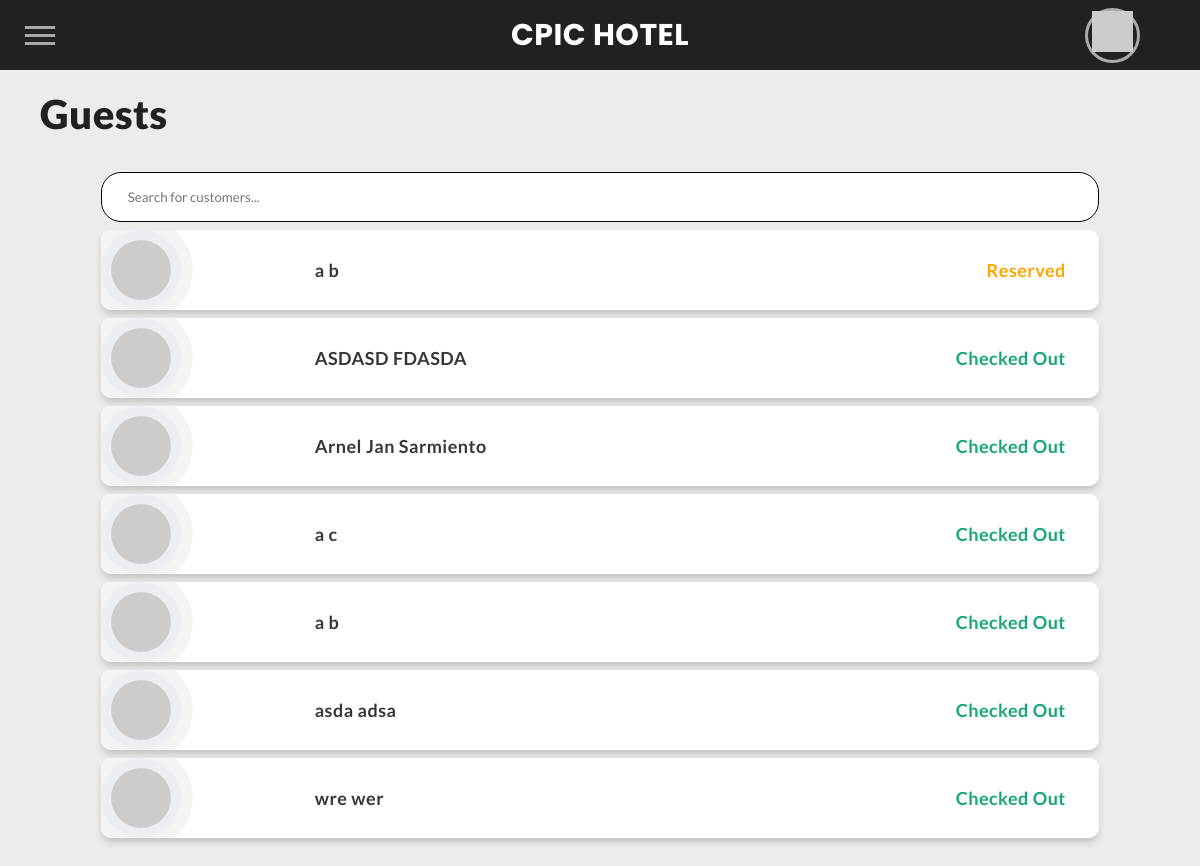
Page /customers (signed in) on the committed database.
### hotelSystem/models.py (models this page shows, shortened)
class Customer(models.Model):
    customer_id = models.BigAutoField(primary_key=True)
    first_name = models.CharField(max_length=50)
    middle_name = models.CharField(max_length=50, null=False, blank=True)
    last_name = models.CharField(max_length=50)
    contact_no = models.CharField(max_length=15)
    address = models.CharField(max_length=100)
    email_address = models.EmailField(null=True, blank=True)
    SEX_CHOICES = (
        ('M', 'Male',),
        ('F', 'Female',),
        ('O', 'Others',),
    )
    sex = models.CharField(
        max_length=20,
        choices=SEX_CHOICES,
        default=SEX_CHOICES[0][1]
    )
    STATUS_CHOICES = (
        ('NR', 'Not Reserved'),
        ('R', 'Reserved'),
        ('CI', 'Checked In'),
        ('CO', 'Checked Out')
    )
    status = models.CharField(
        max_length=20,
        choices=STATUS_CHOICES,
        default=STATUS_CHOICES[0][1]
    )
    user = models.ForeignKey(User, on_delete=models.CASCADE, null=True)
    class Meta:
        ordering = ['first_name', 'middle_name', 'last_name']

class User(AbstractUser):
    SEX_CHOICES = (
        ('M', 'Male',),
        ('F', 'Female',),
        ('O', 'Others',),
    )
    sex = models.CharField(
        max_length=20,
        choices=SEX_CHOICES,
        default=SEX_CHOICES[0][1]
    )

### hotelSystem/views.py (the view)
# urls.py: path("customers", views.customers, name="customers"),
@login_required(login_url='login')
def customers(request):
    if not request.user.groups.filter(name='Staff').exists():
        return HttpResponseRedirect(reverse("index"))
    page_title = "Guests"  # For page title as well as heading
    reservations = Customer.objects.filter(status = 'Reserved')
    no_reservations = Customer.objects.filter(status = 'Not Reserved')
    checked_in = Customer.objects.filter(status = 'Checked In')
    checked_out = Customer.objects.filter(status = 'Checked Out')
    if reservations.count() == 0 and no_reservations.count() == 0 and checked_in.count() == 0 and checked_out.count() == 0:
        return empty(request, "No guests found.", "There are no customers to display.")
    data = {
        'title': page_title,
        'no_reservations': no_reservations,
        'reservations': reservations,
        'checked_in': checked_in,
        'checked_out': checked_out
    }
    return render(request, "hotelSystem/customers.html", data)

### hotelSystem/templatetags/custom_tags.py (called while the page is built)
@register.filter
def has_group(user, group_name):
    return user.groups.filter(name=group_name).exists()

### hotelSystem/templates/hotelSystem/customers.html (shortened to what this page needs)
{% extends "hotelSystem/layout.html" %}
{% load static %}
{% block additional-static %}
    <link href="{% static 'hotelSystem/css/customers.css' %}" rel="stylesheet">
{% endblock %}
{% block body %}
    <h1>Guests</h1>
    <br>
    <main class="leaderboard__profiles">
        <input type="text" id="myInput" placeholder="Search for customers..." title="Type in a name">
        {% for c in reservations %}
            <a href="{% url 'customer_view' c.customer_id %}">
                <article class="leaderboard__profile">
                    {% if c.get_sex_display == 'Male'%}
                        <img src="https://avatars.dicebear.com/api/micah/{{c.user.first_name}}{{c.user.last_name}}.svg?hair[]=fonze&facialHairProbability=0&earringsProbability=0&baseColor[]=apricot" alt="Not Found" onerror=this.src="{% static 'hotelSystem/img/staff.png' %}" class="leaderboard__picture">
                    {% else %}
                        <img src="https://avatars.dicebear.com/api/micah/{{c.user.first_name}}{{c.user.last_name}}.svg?hair[]=full,pixie&facialHairProbability=0&baseColor[]=apricot" alt="Not Found" onerror=this.src="{% static 'hotelSystem/img/staff.png' %}" class="leaderboard__picture">
                    {% endif %}
                    <span class="leaderboard__name">{{c.user.first_name}} {{c.user.last_name}}</span>
                    <span id="reserved" class="leaderboard__value">Reserved</span>
                </article>
            </a>
        {% endfor %}
        {% for c in checked_out %}
            <a href="{% url 'customer_view' c.customer_id %}">
                <article class="leaderboard__profile">
                    {% if c.get_sex_display == 'Male'%}
                        <img src="https://avatars.dicebear.com/api/micah/{{c.user.first_name}}{{c.user.last_name}}.svg?hair[]=fonze&facialHairProbability=0&earringsProbability=0&baseColor[]=apricot" alt="Not Found" onerror=this.src="{% static 'hotelSystem/img/staff.png' %}" class="leaderboard__picture">
                    {% else %}
                    <img src="https://avatars.dicebear.com/api/micah/{{c.user.first_name}}{{c.user.last_name}}.svg?hair[]=full,pixie&facialHairProbability=0&baseColor[]=apricot" alt="Not Found" onerror=this.src="{% static 'hotelSystem/img/staff.png' %}" class="leaderboard__picture">
                    {% endif %}
                    <span class="leaderboard__name">{{c.user.first_name}} {{c.user.last_name}}</span>
                    <span id="checked_out" class="leaderboard__value">Checked Out</span>
                </article>
            </a>
        {% endfor %}
    </main>
{% endblock %}

### hotelSystem/static/hotelSystem/css/customers.css (style rules this page uses)
.leaderboard__profiles { background-color: transparent; border-radius: 0 0 12px 12px; padding: 15px 7% 20px; display: -ms-grid; display: grid; row-gap: 8px; }
.leaderboard__profile { display: -ms-grid; display: grid; -ms-grid-columns: 1fr 3fr 1fr; grid-template-columns: 1fr 2fr 2fr; -webkit-box-align: center; -ms-flex-align: center; align-items: center; padding: 10px 30px 10px 10px; overflow: hidden; border-radius: 10px; -webkit-box-shadow: 0 5px 7px -1px rgba(51, 51, 51, 0.23); box-shadow: 0 5px 7px -1px rgba(51, 51, 51, 0.23); cursor: pointer; -webkit-transition: -webkit-transform 0.25s cubic-bezier(0.7, 0.98, 0.86, 0.98), -webkit-box-shadow 0.25s cubic-bezier(0.7, 0.98, 0.86, 0.98); transition: -webkit-transform 0.25s cubic-bezier(0.7, 0.98, 0.86, 0.98), -webkit-box-shadow 0.25s cubic-bezier(0.7, 0.98, 0.86, 0.98); transition: transform 0.25s cubic-bezier(0.7, 0.98, 0.86, 0.98), box-shadow 0.25s cubic-bezier(0.7, 0.98, 0.86, 0.98); transition: transform 0.25s cubic-bezier(0.7, 0.98, 0.86, 0.98), box-shadow 0.25s cubic-bezier(0.7, 0.98, 0.86, 0.98), -webkit-transform 0.25s cubic-bezier(0.7, 0.98, 0.86, 0.98), -webkit-box-shadow 0.25s cubic-bezier(0.7, 0.98, 0.86, 0.98); background-color: #fff; }
.leaderboard__picture { max-width: 100%; width: 60px; border-radius: 50%; -webkit-box-shadow: 0 0 0 10px #ebeef3, 0 0 0 22px #f3f4f6; box-shadow: 0 0 0 10px #ebeef3, 0 0 0 22px #f3f4f6; }
.leaderboard__name { color: rgb(33,33,33, 0.9); font-weight: 600; font-size: clamp(12px, 4vw , 18px); margin-left: 12px; }
.leaderboard__value { color: rgb(33,33,33, 0.9); font-weight: 600; font-size: clamp(12px, 4vw , 18px); text-align: right; }
#reserved { color: rgb(255, 166, 0); }
#checked_out { color: rgb(25,167,118); }
#myInput { outline: 0; width: 100%; padding: 1rem 1.6rem; appearance: none; border-radius: 20px; border: 1px solid black; font-family: 'Lato'; }

### hotelSystem/static/hotelSystem/css/styles.css (style rules this page uses)
* { margin: 0px; padding: 0; box-sizing: border-box; }
html, body { font-family: var(--font-text); overflow-x: hidden; }
html { background: var(--lightgrey); background-color: var(--lightgrey); }
body { background-color: var(--lightgrey); scroll-behavior: smooth; }
main { background-color: var(--lightgrey); padding: 90px 20px; display: flex; flex-direction: column; height: 100%; }
main h1 { font-size: 2.5rem; font-weight: bolder; margin-left: 20px; }
* { box-sizing: border-box; margin: 0; padding: 0; }
html, body { height: 100%; }
a, a:visited, a:focus, a:active, a:link { text-decoration: none; outline: none !important; }
a { color: currentColor; transition: .2s ease-in-out; -webkit-tap-highlight-color: transparent; -webkit-touch-callout: none; -webkit-user-select: none; -khtml-user-select: none; -moz-user-select: none; -ms-user-select: none; user-select: none; }
h1, h2, h3, h4 { margin: 0; }
img { vertical-align: middle; height: auto; width: 100%; }

### hotelSystem/templates/hotelSystem/layout.html (style rules this page uses)
:root { --myDark: #212121; --light: #fdfdfd; --lightgrey:#ececec; --thirdcolor:#0A66C2; --font-header:'Poppins'; --font-text: 'Lato'; --dotcolor:50, 49, 51; --dot: radial-gradient(rgb(var(--dotcolor)) 67%, rgba(var(--dotcolor), 0) 68%); }

### rows in the picture
Customer: user.first_name "a", user.last_name "b"
Customer: user.first_name "ASDASD", user.last_name "FDASDA"
Customer: user.first_name "Arnel Jan", user.last_name "Sarmiento"
Customer: user.first_name "a", user.last_name "c"
Customer: user.first_name "a", user.last_name "b"
Customer: user.first_name "asda", user.last_name "adsa"
Customer: user.first_name "wre", user.last_name "wer"
